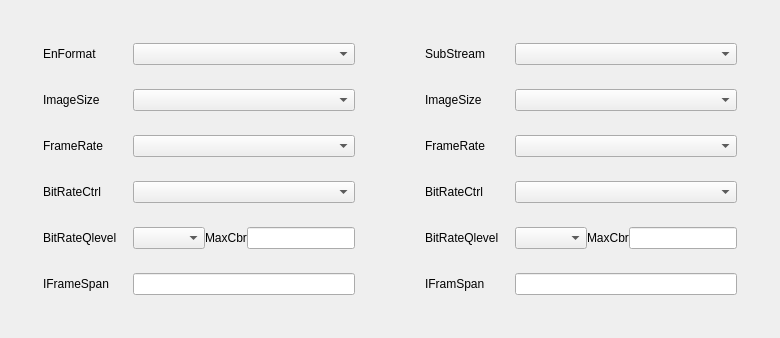
       <widget class="QWidget" name="TabEncode">
        <attribute name="title">
         <string>Encode</string>
        </attribute>
        <layout class="QGridLayout" name="gridLayout_5">
         <item row="0" column="0">
          <layout class="QFormLayout" name="FLayoutMainStream">
           <property name="horizontalSpacing">
            <number>16</number>
           </property>
           <property name="verticalSpacing">
            <number>24</number>
           </property>
           <property name="leftMargin">
            <number>32</number>
           </property>
           <property name="topMargin">
            <number>32</number>
           </property>
           <property name="rightMargin">
            <number>32</number>
           </property>
           <property name="bottomMargin">
            <number>32</number>
           </property>
           <item row="0" column="0">
            <widget class="QLabel" name="LabEnFormat">
             <property name="text">
              <string>EnFormat</string>
             </property>
            </widget>
           </item>
           <item row="1" column="0">
            <widget class="QLabel" name="LabMImageSize">
             <property name="text">
              <string>ImageSize</string>
             </property>
            </widget>
           </item>
           <item row="2" column="0">
            <widget class="QLabel" name="LabFrameRate">
             <property name="text">
              <string>FrameRate</string>
             </property>
            </widget>
           </item>
           <item row="3" column="0">
            <widget class="QLabel" name="LabMBitRateCtrl">
             <property name="text">
              <string>BitRateCtrl</string>
             </property>
            </widget>
           </item>
           <item row="4" column="0">
            <widget class="QLabel" name="LabMBitRateQlevel">
             <property name="text">
              <string>BitRateQlevel</string>
             </property>
            </widget>
           </item>
           <item row="5" column="0">
            <widget class="QLabel" name="LabIFrameSpan">
             <property name="text">
              <string>IFrameSpan</string>
             </property>
            </widget>
           </item>
           <item row="5" column="1">
            <widget class="QLineEdit" name="LiEditMIFrameSpan"/>
           </item>
           <item row="0" column="1">
            <widget class="QComboBox" name="CBoxMEnFormat"/>
           </item>
           <item row="1" column="1">
            <widget class="QComboBox" name="CBoxMImageSize"/>
           </item>
           <item row="2" column="1">
            <widget class="QComboBox" name="CBoxMFrameRate"/>
           </item>
           <item row="3" column="1">
            <widget class="QComboBox" name="CBoxMBitRateCtrl"/>
           </item>
           <item row="4" column="1">
            <layout class="QHBoxLayout" name="HLayoutMBitRateValue">
             <item>
              <widget class="QComboBox" name="CBoxMBitRateQlevel"/>
             </item>
             <item>
              <widget class="QLabel" name="LabMVcbr">
               <property name="text">
                <string>MaxCbr</string>
               </property>
              </widget>
             </item>
             <item>
              <widget class="QLineEdit" name="LiEditMBitRateQlevel"/>
             </item>
            </layout>
           </item>
          </layout>
         </item>
         <item row="0" column="1">
          <layout class="QFormLayout" name="FLayoutSubStream">
           <property name="horizontalSpacing">
            <number>16</number>
           </property>
           <property name="verticalSpacing">
            <number>24</number>
           </property>
           <property name="leftMargin">
            <number>32</number>
           </property>
           <property name="topMargin">
            <number>32</number>
           </property>
           <property name="rightMargin">
            <number>32</number>
           </property>
           <property name="bottomMargin">
            <number>32</number>
           </property>
           <item row="0" column="0">
            <widget class="QLabel" name="LabSubSlaveNumber">
             <property name="text">
              <string>SubStream</string>
             </property>
            </widget>
           </item>
           <item row="1" column="0">
            <widget class="QLabel" name="LabSImageSize">
             <property name="text">
              <string>ImageSize</string>
             </property>
            </widget>
           </item>
           <item row="2" column="0">
            <widget class="QLabel" name="LabSFrameRate">
             <property name="text">
              <string>FrameRate</string>
             </property>
            </widget>
           </item>
           <item row="3" column="0">
            <widget class="QLabel" name="LabBitRateCtrl">
             <property name="text">
              <string>BitRateCtrl</string>
             </property>
            </widget>
           </item>
           <item row="4" column="0">
            <widget class="QLabel" name="LabSBitRateQlevel">
             <property name="text">
              <string>BitRateQlevel</string>
             </property>
            </widget>
           </item>
           <item row="5" column="0">
            <widget class="QLabel" name="LabSIFramSpan">
             <property name="text">
              <string>IFramSpan</string>
             </property>
            </widget>
           </item>
           <item row="0" column="1">
            <widget class="QComboBox" name="CBoxSSlaveNumber"/>
           </item>
           <item row="1" column="1">
            <widget class="QComboBox" name="CBoxSImageSize"/>
           </item>
           <item row="2" column="1">
            <widget class="QComboBox" name="CBoxSFrameRate"/>
           </item>
           <item row="3" column="1">
            <widget class="QComboBox" name="CBoxSBitRateCtrl"/>
           </item>
           <item row="5" column="1">
            <widget class="QLineEdit" name="LiEditSIFrameSpan"/>
           </item>
           <item row="4" column="1">
            <layout class="QHBoxLayout" name="HLayoutBitRateValue">
             <item>
              <widget class="QComboBox" name="CBoxSBitRateQlevel"/>
             </item>
             <item>
              <widget class="QLabel" name="LabSVcbr">
               <property name="text">
                <string>MaxCbr</string>
               </property>
              </widget>
             </item>
             <item>
              <widget class="QLineEdit" name="LiEditSBitRateQlevel"/>
             </item>
            </layout>
           </item>
          </layout>
         </item>
        </layout>
       </widget>
